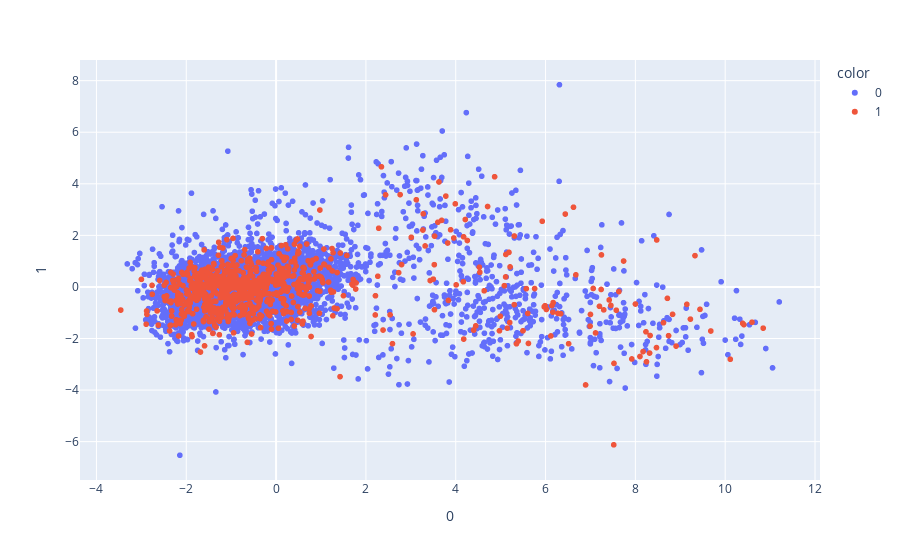

The code cell stored with this chart in its notebook:
### Code cell
import plotly.express as px
num_data = X_train.iloc[test,:][num_cols].copy()
labels = y_train.iloc[test].astype(str).values
num_data = num_data.fillna(num_data.median())
num_data = scaler.fit_transform(num_data)


pca = PCA(random_state=0)
num_data_pca = pd.DataFrame(pca.fit_transform(num_data))

fig = px.scatter(num_data_pca,x=0, y=1,color=labels)


fig.update_traces(marker=dict(size=6,
                              ))
fig.show()


# fig =px.scatter_3d(num_data_pca, x=0, y=1, z=2,
#               color=labels)
# fig.update_traces(marker=dict(size=5,
#                               line=dict(width=2,
#                                         color='DarkSlateGrey')),
#                   selector=dict(mode='markers'))
# fig.show()

### Figure 1 — Plotly figure (JSON) as saved in the notebook; plotly's stock layout.template omitted (floating-point values rounded to 4 significant figures; data arrays with more than 128 entries replaced by an {"elided": "..."} marker saying what was removed)
{"data": [{"hovertemplate": "color=0<br>0=%{x}<br>1=%{y}<extra></extra>", "legendgroup": "0", "marker": {"color": "#636efa", "size": 6, "symbol": "circle"}, "mode": "markers", "name": "0", "showlegend": true, "type": "scattergl", "x": {"elided": "4758 float values"}, "xaxis": "x", "y": {"elided": "4758 float values"}, "yaxis": "y"}, {"hovertemplate": "color=1<br>0=%{x}<br>1=%{y}<extra></extra>", "legendgroup": "1", "marker": {"color": "#EF553B", "size": 6, "symbol": "circle"}, "mode": "markers", "name": "1", "showlegend": true, "type": "scattergl", "x": {"elided": "819 float values"}, "xaxis": "x", "y": {"elided": "819 float values"}, "yaxis": "y"}], "layout": {"legend": {"title": {"text": "color"}, "tracegroupgap": 0}, "margin": {"t": 60}, "xaxis": {"anchor": "y", "domain": [0, 1], "title": {"text": "0"}}, "yaxis": {"anchor": "x", "domain": [0, 1], "title": {"text": "1"}}}}
